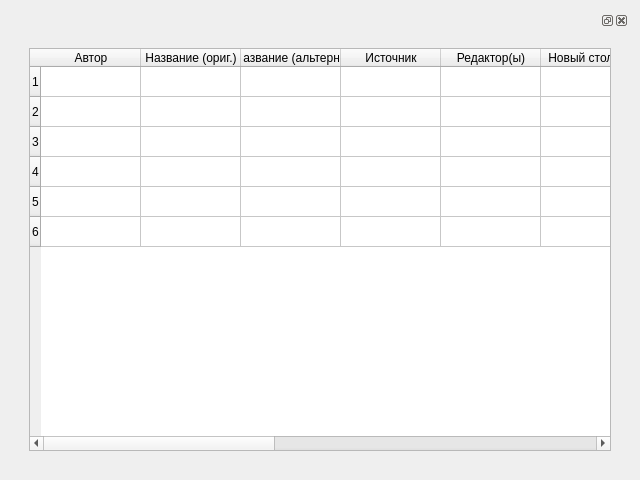
<?xml version="1.0" encoding="UTF-8"?>
<ui version="4.0">
 <class>Form</class>
 <widget class="QWidget" name="Form">
  <property name="geometry">
   <rect>
    <x>0</x>
    <y>0</y>
    <width>640</width>
    <height>480</height>
   </rect>
  </property>
  <property name="windowTitle">
   <string>Form</string>
  </property>
  <layout class="QGridLayout" name="gridLayout">
   <item row="0" column="0">
    <widget class="QDockWidget" name="dockWidget">
     <widget class="QWidget" name="dockWidgetContents">
      <layout class="QHBoxLayout" name="horizontalLayout">
       <item>
        <widget class="QWidget" name="widget" native="true">
         <layout class="QVBoxLayout" name="verticalLayout">
          <item>
           <widget class="QTableWidget" name="tableWidget">
            <row>
             <property name="text">
              <string>1</string>
             </property>
            </row>
            <row>
             <property name="text">
              <string>2</string>
             </property>
            </row>
            <row>
             <property name="text">
              <string>3</string>
             </property>
            </row>
            <row>
             <property name="text">
              <string>4</string>
             </property>
            </row>
            <row>
             <property name="text">
              <string>5</string>
             </property>
            </row>
            <row>
             <property name="text">
              <string>6</string>
             </property>
            </row>
            <column>
             <property name="text">
              <string>Автор</string>
             </property>
            </column>
            <column>
             <property name="text">
              <string>Название (ориг.)</string>
             </property>
            </column>
            <column>
             <property name="text">
              <string>Название (альтерн.)</string>
             </property>
            </column>
            <column>
             <property name="text">
              <string>Источник</string>
             </property>
            </column>
            <column>
             <property name="text">
              <string>Редактор(ы)</string>
             </property>
            </column>
            <column>
             <property name="text">
              <string>Новый столбец</string>
             </property>
            </column>
            <column>
             <property name="text">
              <string>Издательство</string>
             </property>
            </column>
            <column>
             <property name="text">
              <string>Год</string>
             </property>
            </column>
            <column>
             <property name="text">
              <string>Том</string>
             </property>
            </column>
            <column>
             <property name="text">
              <string>Выпуск</string>
             </property>
            </column>
            <column>
             <property name="text">
              <string>Серия</string>
             </property>
            </column>
            <column>
             <property name="text">
              <string>Итд</string>
             </property>
            </column>
           </widget>
          </item>
         </layout>
        </widget>
       </item>
      </layout>
     </widget>
    </widget>
   </item>
  </layout>
 </widget>
 <resources/>
 <connections/>
</ui>
